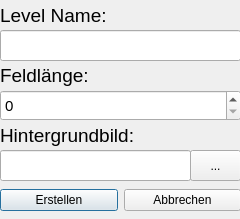
<?xml version="1.0" encoding="UTF-8"?>
<ui version="4.0">
 <class>NewLevel</class>
 <widget class="QDialog" name="NewLevel">
  <property name="enabled">
   <bool>true</bool>
  </property>
  <property name="geometry">
   <rect>
    <x>0</x>
    <y>0</y>
    <width>240</width>
    <height>219</height>
   </rect>
  </property>
  <property name="focusPolicy">
   <enum>Qt::StrongFocus</enum>
  </property>
  <property name="windowTitle">
   <string>Neues Level</string>
  </property>
  <widget class="QWidget" name="horizontalLayoutWidget">
   <property name="geometry">
    <rect>
     <x>0</x>
     <y>180</y>
     <width>241</width>
     <height>41</height>
    </rect>
   </property>
   <layout class="QHBoxLayout" name="horizontalLayout">
    <item>
     <widget class="QPushButton" name="createButton">
      <property name="text">
       <string>Erstellen</string>
      </property>
     </widget>
    </item>
    <item>
     <widget class="QPushButton" name="cancelButton">
      <property name="text">
       <string>Abbrechen</string>
      </property>
     </widget>
    </item>
   </layout>
  </widget>
  <widget class="QLabel" name="label">
   <property name="geometry">
    <rect>
     <x>0</x>
     <y>0</y>
     <width>241</width>
     <height>31</height>
    </rect>
   </property>
   <property name="font">
    <font>
     <pointsize>14</pointsize>
    </font>
   </property>
   <property name="text">
    <string>Level Name:</string>
   </property>
  </widget>
  <widget class="QLineEdit" name="lineEdit">
   <property name="geometry">
    <rect>
     <x>0</x>
     <y>30</y>
     <width>241</width>
     <height>31</height>
    </rect>
   </property>
   <property name="font">
    <font>
     <pointsize>11</pointsize>
    </font>
   </property>
  </widget>
  <widget class="QLabel" name="label_2">
   <property name="geometry">
    <rect>
     <x>0</x>
     <y>60</y>
     <width>241</width>
     <height>31</height>
    </rect>
   </property>
   <property name="font">
    <font>
     <pointsize>14</pointsize>
    </font>
   </property>
   <property name="text">
    <string>Feldlänge:</string>
   </property>
  </widget>
  <widget class="QSpinBox" name="spinBox">
   <property name="geometry">
    <rect>
     <x>0</x>
     <y>90</y>
     <width>241</width>
     <height>31</height>
    </rect>
   </property>
   <property name="font">
    <font>
     <pointsize>11</pointsize>
    </font>
   </property>
  </widget>
  <widget class="QLabel" name="label_3">
   <property name="geometry">
    <rect>
     <x>0</x>
     <y>120</y>
     <width>241</width>
     <height>31</height>
    </rect>
   </property>
   <property name="font">
    <font>
     <pointsize>14</pointsize>
    </font>
   </property>
   <property name="text">
    <string>Hintergrundbild:</string>
   </property>
  </widget>
  <widget class="QToolButton" name="toolButton">
   <property name="geometry">
    <rect>
     <x>190</x>
     <y>150</y>
     <width>51</width>
     <height>31</height>
    </rect>
   </property>
   <property name="text">
    <string>...</string>
   </property>
  </widget>
  <widget class="QLineEdit" name="bgImage">
   <property name="geometry">
    <rect>
     <x>0</x>
     <y>150</y>
     <width>191</width>
     <height>31</height>
    </rect>
   </property>
   <property name="font">
    <font>
     <pointsize>12</pointsize>
    </font>
   </property>
   <property name="readOnly">
    <bool>true</bool>
   </property>
  </widget>
 </widget>
 <resources/>
 <connections/>
</ui>
